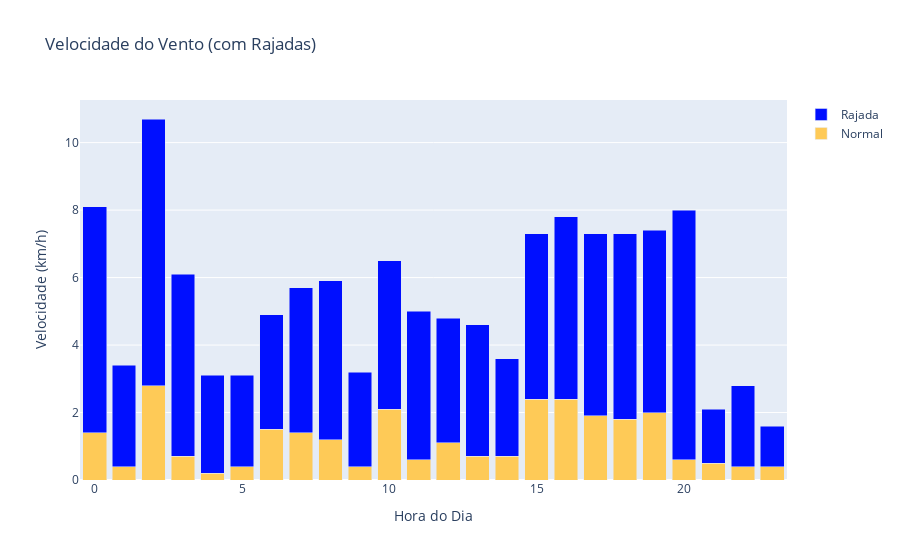

The notebook cell saved with this chart:
### Code cell
configure_plotly_browser_state() 

vento_vel = go.Bar(x=clima.hora, y=clima.vento_vel, name='Normal', marker={'color': '#feca57'})
vento_rajada = go.Bar(x=clima.hora, y=clima.vento_rajada, name='Rajada', marker={'color': '#000fff'})

data = [vento_vel, vento_rajada]

layout = go.Layout(
    title='Velocidade do Vento (com Rajadas)',
    xaxis={'title': 'Hora do Dia'},
    yaxis={'title': 'Velocidade (km/h)'},
    barmode='stack'
)

fig = go.Figure(data=data, layout=layout)

ply.iplot(fig)

### Figure 1 — Plotly figure (JSON) as saved in the notebook; plotly's stock layout.template omitted (floating-point values rounded to 4 significant figures)
{"data": [{"marker": {"color": "#feca57"}, "x": [0, 1, 2, 3, 4, 5, 6, 7, 8, 9, 10, 11, 12, 13, 14, 15, 16, 17, 18, 19, 20, 21, 22, 23], "type": "bar", "name": "Normal", "y": [1.4, 0.4, 2.8, 0.7, 0.2, 0.4, 1.5, 1.4, 1.2, 0.4, 2.1, 0.6, 1.1, 0.7, 0.7, 2.4, 2.4, 1.9, 1.8, 2, 0.6, 0.5, 0.4, 0.4]}, {"marker": {"color": "#000fff"}, "x": [0, 1, 2, 3, 4, 5, 6, 7, 8, 9, 10, 11, 12, 13, 14, 15, 16, 17, 18, 19, 20, 21, 22, 23], "type": "bar", "name": "Rajada", "y": [6.7, 3, 7.9, 5.4, 2.9, 2.7, 3.4, 4.3, 4.7, 2.8, 4.4, 4.4, 3.7, 3.9, 2.9, 4.9, 5.4, 5.4, 5.5, 5.4, 7.4, 1.6, 2.4, 1.2]}], "layout": {"barmode": "stack", "yaxis": {"title": {"text": "Velocidade (km/h)"}}, "xaxis": {"title": {"text": "Hora do Dia"}}, "title": {"text": "Velocidade do Vento (com Rajadas)"}}}
